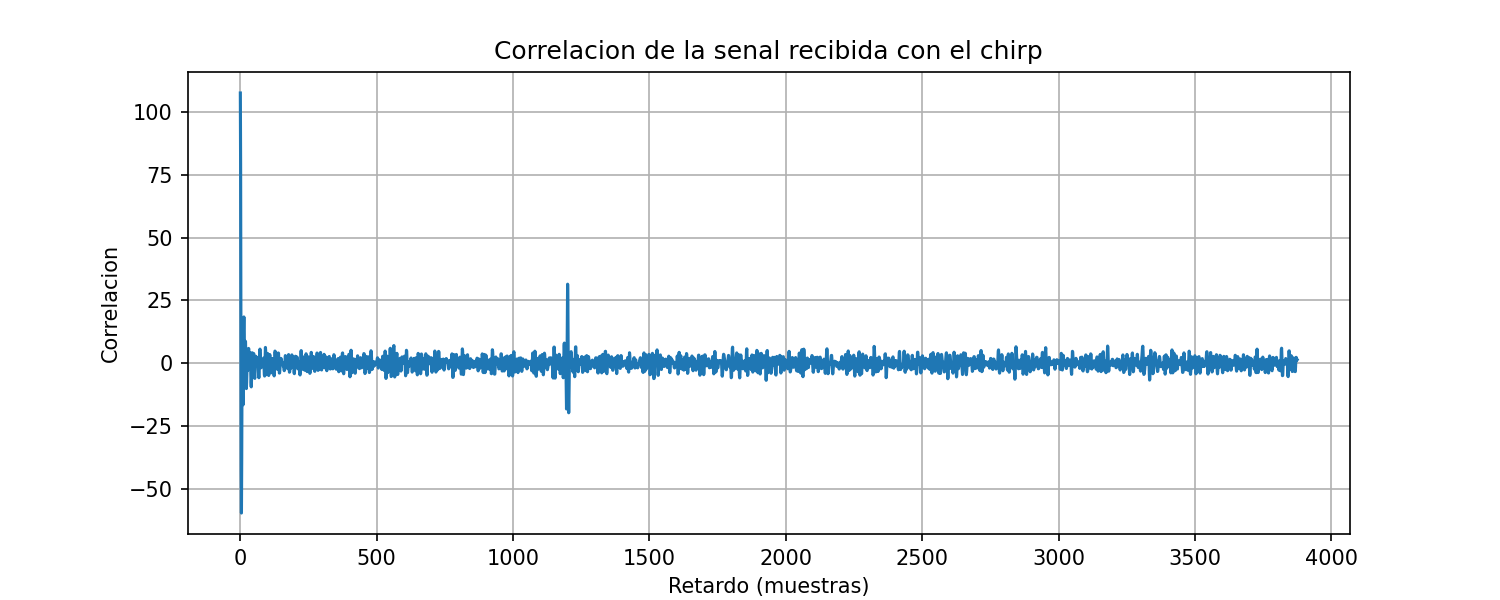

The Python source for this figure:
import numpy as np
import matplotlib.pyplot as plt

from senal import generar_chirp, generar_recibida, calcular_distancia, fs


# Entrada: x -- senal recibida (larga)
#          h -- senal conocida que se busca (corta)
# Salida: r -- correlacion; r[m] mide el parecido de x con h desplazada m muestras
# Restriccion:  len(h) no debe superar len(x)
def correlacion(x, h):
    N = len(x)
    M = len(h)
    r = np.zeros(N - M + 1) # una posicion por cada desplazamiento
    for m in range(N - M + 1): # m: posicion donde se apoya el patron
        for i in range(M): # i: recorre las M muestras del patron
            r[m] += x[m + i] * h[i] # producto punto a punto y acumulacion
    return r


if __name__ == "__main__":
    # Ejemplo con numeros pequenos
    x_demo = np.array([0, 0, 1, 2, 1, 0, 0, 0])
    h_demo = np.array([1, 2, 1])
    r_demo = correlacion(x_demo, h_demo)
    print("=== Ejemplo con numeros pequenos ===")
    print("Senal:      ", x_demo)
    print("Patron:     ", h_demo)
    print("Correlacion:", r_demo)
    print("Pico en:    ", np.argmax(r_demo), "(el patron empieza ahi)")

    # Caso real: buscar el eco dentro de la senal recibida
    print("\n=== Deteccion del eco ===")
    chirp = generar_chirp()
    retardo_real = 1200
    recibida = generar_recibida(chirp, [retardo_real], [0.3])

    r = correlacion(recibida, chirp)

    pico = np.argmax(r)                 # np.argmax: posicion del valor maximo
    print(f"Retardo real:      {retardo_real} muestras")
    print(f"Retardo detectado: {pico} muestras")
    print(f"Distancia:         {calcular_distancia(pico):.3f} m")

    plt.figure(figsize=(10, 4))
    plt.plot(r)
    plt.xlabel('Retardo (muestras)')
    plt.ylabel('Correlacion')
    plt.title('Correlacion de la senal recibida con el chirp')
    plt.grid(True)
    plt.savefig('correlacion.png', dpi=150)
